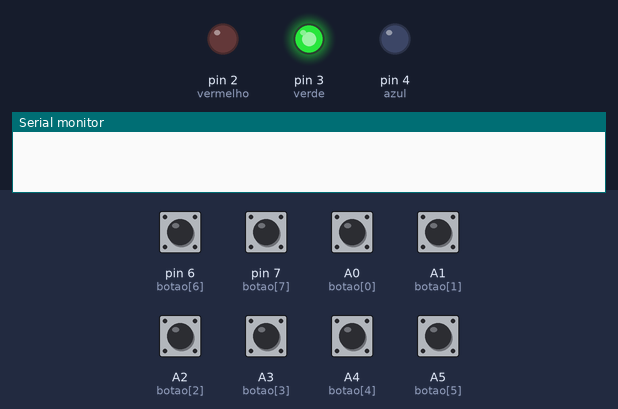
Bench run of a sketch on a simulated Arduino Uno, built with avr-gcc and run on an emulated ATmega328P. Shown: output pins drawn as LEDs (lit = HIGH), the last lines printed to the serial monitor. The test bench sets the inputs (shaded band); at power-on: A0 (botao[0]), A1 (botao[1]), A2 (botao[2]), A3 (botao[3]), A4 (botao[4]), A5 (botao[5]), pin 6 (botao[6]), pin 7 (botao[7]) LOW.

Above: at 0.1 s.
At 2.3 s:
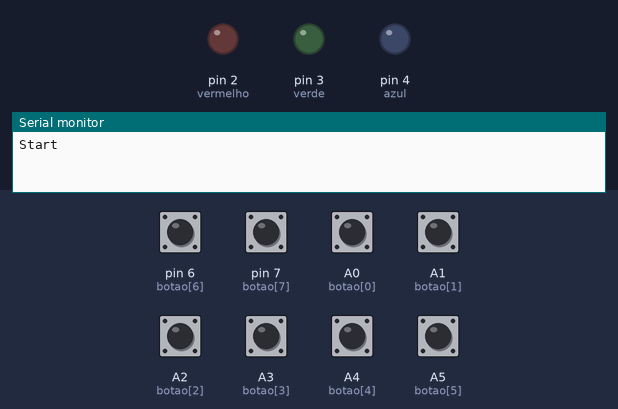
2.4 s: pin 6 (botao[6]) pulled HIGH for 0.15 s
At 3.0 s:
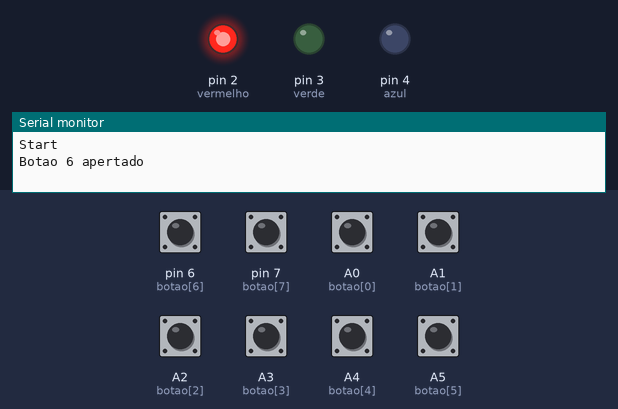
Timing chart, 0 to 5.4 s (numbered marks = the images above; inputs shaded):
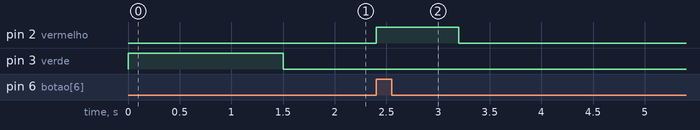

Measured:
- after the input at 2.4 s, pin 2 (vermelho): LOW → HIGH at once, → LOW 0.80 s later

The sketch:

Codigo_final.ino
```cpp
#include <SoftwareSerial.h>

SoftwareSerial serial1(12, 13); // RX, TX

const int vermelho = 2;
const int verde = 3;
const int azul = 4;

char botao[8] = {A0, A1, A2, A3, A4, A5, 6, 7};
int estadobotao[8] = {0, 0, 0, 0, 0, 0, 0, 0};

int first = 0;

void setup() {

  serial1.begin(9600);
  Serial.begin(9600);
  pinMode(azul, OUTPUT);
  pinMode(verde, OUTPUT);
  pinMode(vermelho, OUTPUT);

  for(int cont = 0; cont < 8; cont ++){
    pinMode(botao[cont], INPUT);
  }
}

//Criando funções
void LigaVermelho(){
  digitalWrite(azul, LOW);
  digitalWrite(verde, LOW);
  digitalWrite(vermelho, HIGH);
}
void LigaAzul(){
  digitalWrite(azul, HIGH);
  digitalWrite(verde, LOW);
  digitalWrite(vermelho, LOW);
}
void LigaVerde(){
  digitalWrite(azul, LOW);
  digitalWrite(verde, HIGH);
  digitalWrite(vermelho, LOW);
}
void DesligaLed(){
  digitalWrite(azul, LOW);
  digitalWrite(verde, LOW);
  digitalWrite(vermelho, LOW);
}

void loop() {
  int caracter = 0;
  DesligaLed();

  //Testando energia
  if(first == 0){
    LigaVerde();
    delay(1500);
    DesligaLed();
    Serial.println("Start");
    //Testando Bluetooth

    if(caracter == 56){
      Serial.println("Conectado");
      LigaAzul();
      delay(1500);
    }
    first = 1;
  }

  DesligaLed();

  for(int cont = 0; cont < 8; cont ++){
    estadobotao[cont] = digitalRead(botao[cont]);
    if(estadobotao[cont] == 1){
      LigaVermelho();
      Serial.print("Botao ");
      Serial.print(cont);
      Serial.println(" apertado");
      estadobotao[cont] = 0;
      serial1.print(cont);
      delay(800);
    }
    else if (estadobotao[cont] == 0){
      estadobotao[cont] = 0;
    }
  }
}
```
